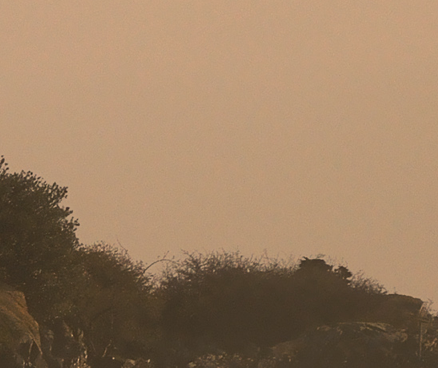
#> input picture 01_study/03_access_pixel/sample.png, 438 x 368 px
$ python access_pixel.py   (Python 2 division)
#> lines starting #> are read from the running program, lines starting #| are printed output that depends on the picture
# -*- coding: utf-8 -*-
import cv2, matplotlib
import numpy as np
import matplotlib.pyplot as plt

###
# 画素へのアクセス
###

cols = 640
rows = 480

#イメージ生成
image = cv2.imread('sample.png')
#> image is the input picture: shape (368, 438, 3); mean B, G, R 97.4, 125.5, 154.1

# print image
print image[0,1]
#| [129 161 196]

width = image.shape[0]
#> width = 368
height = image.shape[1]
#> height = 438
amount = 2.0

# pixelごといじる。
for x in xrange(0,width):
  for y in xrange(0,height):
    pixel = image[x,y]
    b = pixel[0]
    g = pixel[1]
    r = pixel[2]

    if x < width/2 and y < height/2:
      color = np.array([b,g,r*amount],np.uint8)
    elif x > width/2 and y < height/2:
      color = np.array([b,g*amount,r],np.uint8)
    elif x < width/2 and y > height/2:
      color = np.array([b*amount,g,r],np.uint8)
    else:
      color = np.array([b*amount,g*amount,r*amount],np.uint8)

    image[x,y] = color
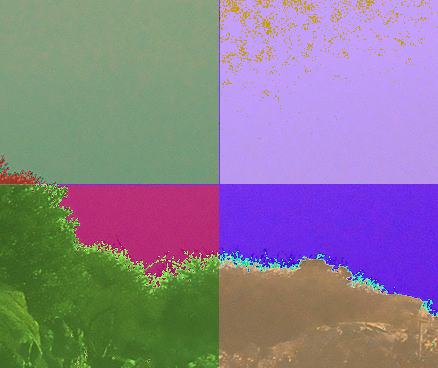
#> image: shape (368, 438, 3); mean B, G, R 145.4, 124.3, 138.3
    # image[x,y] = color
# image[0:150,0:110] = [0, 255, 128]
cv2.imshow('image',image)
cv2.imwrite('access_pixel.png',image)

cv2.waitKey(0)
